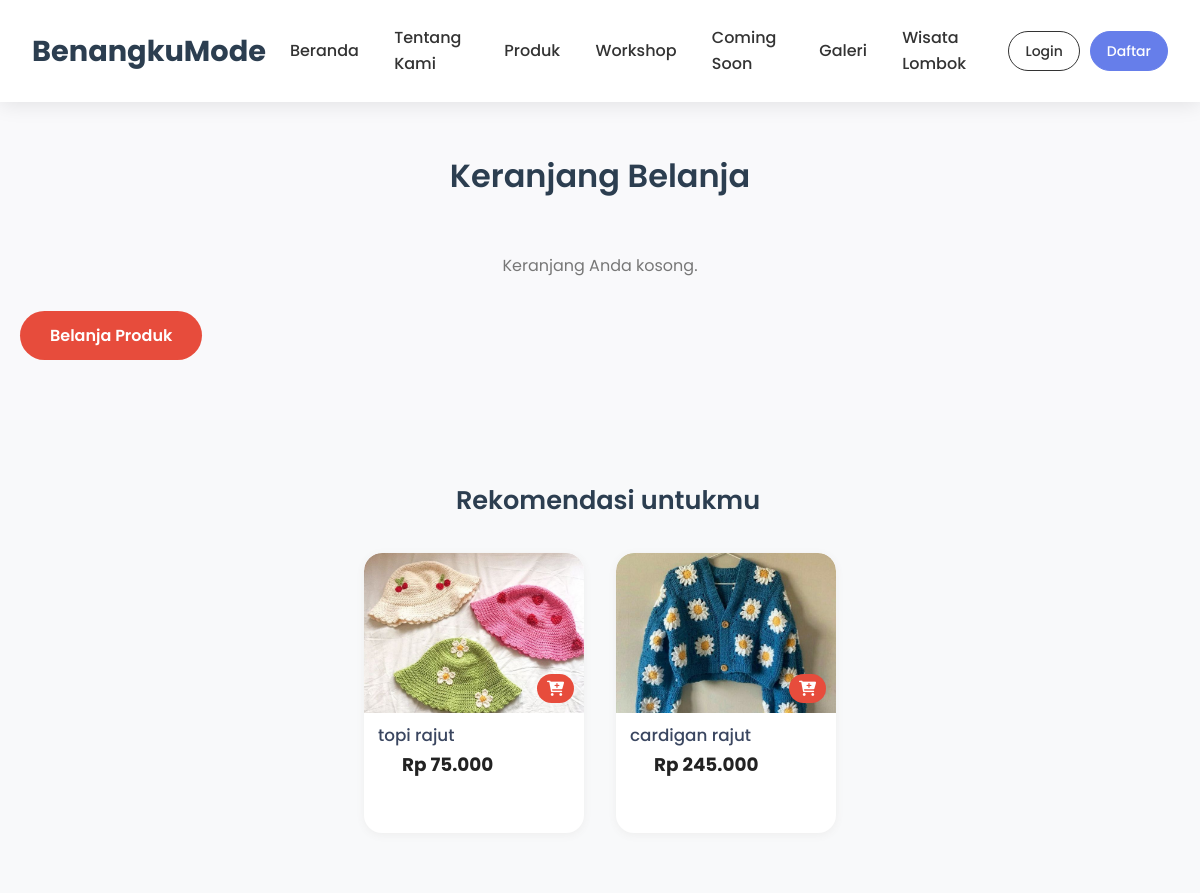
The app's page /cart.php with its own data.
### tables this page shows
CREATE TABLE `products` (
  `id` int(11) NOT NULL,
  `name` varchar(200) NOT NULL,
  `description` text DEFAULT NULL,
  `price` decimal(10,2) NOT NULL,
  `category_id` int(11) DEFAULT NULL,
  `image` varchar(255) DEFAULT NULL,
  `images` longtext DEFAULT NULL CHECK (json_valid(`images`)),
  `stock_quantity` int(11) DEFAULT 0,
  `is_active` tinyint(1) DEFAULT 1,
  `is_featured` tinyint(1) DEFAULT 0,
  `created_at` timestamp NOT NULL DEFAULT current_timestamp(),
  `updated_at` timestamp NOT NULL DEFAULT current_timestamp() ON UPDATE current_timestamp()
);

### config/database.php (called while the page is built, shortened)
<?php
function isLoggedIn() {
    return isset($_SESSION['user_id']);
}
?>

### cart.php (the view, shortened to what this page needs)
<?php
require_once 'config/database.php';
$cart = isset($_SESSION['cart']) ? $_SESSION['cart'] : [];
$recommended = [];
$cart_ids = array_keys($_SESSION['cart'] ?? []);
$cart_ids_str = implode(',', array_map('intval', $cart_ids));
$whereNotIn = $cart_ids ? "AND id NOT IN ($cart_ids_str)" : "";
$sql = "SELECT * FROM products WHERE is_active = 1 $whereNotIn ORDER BY RAND() LIMIT 4";
$query = mysqli_query($conn, $sql);
while ($row = mysqli_fetch_assoc($query)) {
    $recommended[] = $row;
}
?>
<!DOCTYPE html>
<html lang="id">
<head>
    <link rel="stylesheet" href="assets/css/style.css">
    <link rel="stylesheet" href="https://cdnjs.cloudflare.com/ajax/libs/font-awesome/6.0.0/css/all.min.css">
</head>
<body>
    <header class="header">
        <nav class="navbar">
            <div class="nav-container">
                <div class="nav-logo">
                    <h2>BenangkuMode</h2>
                </div>
                <ul class="nav-menu">
                    <li class="nav-item">
                        <a href="index.php" class="nav-link">Beranda</a>
                    </li>
                    <li class="nav-item">
                        <a href="about.php" class="nav-link">Tentang Kami</a>
                    </li>
                    <li class="nav-item">
                        <a href="products.php" class="nav-link">Produk</a>
                    </li>
                    <li class="nav-item">
                        <a href="workshop.php" class="nav-link">Workshop</a>
                    </li>
                    <li class="nav-item">
                        <a href="comingsoon.php" class="nav-link">Coming Soon</a>
                    </li>
                    <li class="nav-item">
                        <a href="gallery.php" class="nav-link">Galeri</a>
                    </li>
                    <li class="nav-item">
                        <a href="wisata.php" class="nav-link">Wisata Lombok</a>
                    </li>
                </ul>
                <div class="auth-section">
                    <?php if (isLoggedIn()): ?>
                        <div class="user-menu">
                            <div class="user-avatar">
                                <?php echo strtoupper(substr($_SESSION['user_name'], 0, 1)); ?>
                            </div>
                            <div class="dropdown-menu">
                                <?php if (isAdmin()): ?>
                                    <a href="admin/dashboard.php">
                                        <i class="fas fa-cog me-2"></i>Admin Panel
                                    </a>
                                <?php else: ?>
                                <a href="profile.php">
                                    <i class="fas fa-user me-2"></i>Profil
                                </a>
                                <div class="divider"></div>
                                <a href="orders.php">
                                    <i class="fas fa-shopping-bag me-2"></i>Pesanan
                                </a>
                                <?php endif; ?>
                                <div class="divider"></div>
                                <a href="logout.php">
                                    <i class="fas fa-sign-out-alt me-2"></i>Logout
                                </a>
                            </div>
                        </div>
                    <?php else: ?>
                        <div class="auth-buttons">
                            <a href="login.php" class="btn btn-login">Login</a>
                            <a href="register.php" class="btn btn-register">Daftar</a>
                        </div>
                    <?php endif; ?>
                </div>
        </header>
    <section class="cart-section">
        <div class="container">
            <h1 class="section-title">Keranjang Belanja</h1>
            <?php if (empty($cart)): ?>
                <p class="empty-cart">Keranjang Anda kosong.</p>
                <a href="products.php" class="btn btn-primary">Belanja Produk</a>
            <?php endif; ?>
        </div>
    </section>
    <?php if (!empty($recommended)): ?>
    <section class="recommended-section">
    <div class="container">
        <h2 class="section-title">Rekomendasi untukmu</h2>
        <div class="recommended-flex">
        <?php foreach ($recommended as $rec): ?>
        <div class="recommend-card" style="max-width:220px;min-width:180px;padding:0 0 18px 0;box-shadow:0 2px 8px #eee;border-radius:18px;display:flex;flex-direction:column;align-items:stretch;">
            <div style="position:relative;">
                <a href="detail_produk.php?id=<?= $rec['id'] ?>" style="display:block;">
                    <div class="product-image" style="height:160px;background:#f8f9fa;border-radius:18px 18px 0 0;overflow:hidden;display:flex;align-items:center;justify-content:center;">
                        <img src="assets/images/products/<?= htmlspecialchars($rec['image']) ?>" alt="<?= htmlspecialchars($rec['name']) ?>" style="width:100%;height:100%;object-fit:cover;">
                    </div>
                </a>
                <form method="post" style="position:absolute;bottom:10px;right:10px;z-index:2;">
                    <button type="submit" name="add_to_cart" class="btn btn-primary" style="padding:6px 10px;font-size:0.95rem;border-radius:16px;min-width:unset;">
                        <i class="fas fa-cart-plus"></i>
                    </button>
                </form>
            </div>
            <div style="padding:12px 14px 0 14px;text-align:left;">
                <span style="color:#3a4660;font-size:1.05rem;font-weight:500;line-height:1.3;margin-bottom:8px;display:block;">
                    <?= htmlspecialchars($rec['name']) ?>
                </span>
                <span class="price" style="font-weight:700; color:#222; font-size:1.15rem; display:block; line-height:1.1;">
                    Rp <?= number_format($rec['price'], 0, ',', '.') ?>
                </span>
            </div>
        </div>
        <?php endforeach; ?>
        </div>
    </div>
    </section>
    <?php endif; ?>
</body>
</html>

### assets/css/style.css (style rules this page uses)
* { margin: 0; padding: 0; box-sizing: border-box; }
body { font-family: 'Poppins', sans-serif; line-height: 1.6; color: #333; overflow-x: hidden; }
.container { max-width: 1200px; margin: 0 auto; padding: 0 20px; }
.header { position: fixed; top: 0; width: 100%; background: rgba(255, 255, 255, 0.95); backdrop-filter: blur(10px); z-index: 1000; box-shadow: 0 2px 20px rgba(0, 0, 0, 0.1); }
.navbar { padding: 1rem 0; }
.nav-container { max-width: 1200px; margin: 0 auto; padding: 0 32px; display: flex; align-items: center; justify-content: space-between; min-height: 70px; gap: 0; }
.nav-logo { flex: 0 0 auto; display: flex; align-items: center; }
.nav-logo h2 { color: #2c3e50; font-weight: 700; font-size: 1.8rem; }
.nav-menu { display: flex; align-items: center; list-style: none; gap: 2.2rem; flex: 1 1 auto; justify-content: center; margin: 0 24px; }
.btn-login, .btn-daftar { margin: 0; }
.nav-link { text-decoration: none; color: #333; font-weight: 500; transition: color 0.3s ease; position: relative; }
.nav-link::after { content: ''; position: absolute; width: 0; height: 2px; bottom: -5px; left: 0; background-color: #e74c3c; transition: width 0.3s ease; }
.btn { padding: 12px 30px; border: none; border-radius: 50px; text-decoration: none; font-weight: 600; transition: all 0.3s ease; display: inline-block; cursor: pointer; }
.btn-primary { background: #e74c3c; color: white; }
.product-image { height: 200px; display: flex; align-items: center; justify-content: center; overflow: hidden; position: relative; border-radius: 8px 8px 0 0; background: #f8f9fa; }
.product-image img { width: 100%; height: 100%; object-fit: contain; object-position: center; transition: transform 0.3s ease; border-radius: 8px 8px 0 0; max-width: 100%; max-height: 100%; display: block; }
.price { display: block; padding: 0 1.5rem; font-size: 1.3rem; font-weight: 600; color: #e74c3c; margin-bottom: 1rem; }
.section-title { text-align: center; font-size: 2.5rem; font-weight: 600; margin-bottom: 3rem; color: #2c3e50; }
.product-image { height: 200px; background: linear-gradient(135deg, #f093fb 0%, #f5576c 100%); display: flex; align-items: center; justify-content: center; overflow: hidden; position: relative; }
.price { display: block; padding: 0 1.5rem 1.5rem; font-size: 1.3rem; font-weight: 600; color: #e74c3c; }

### cart.php (style rules this page uses)
.auth-buttons { display: flex; gap: 10px; align-items: center; }
.auth-buttons .btn { padding: 8px 16px; border-radius: 20px; text-decoration: none; font-size: 14px; font-weight: 500; transition: all 0.3s ease; }
.auth-buttons .btn-login { background: transparent; color: #333; border: 1px solid #333; }
.auth-buttons .btn-register { background: #667eea; color: white; border: 1px solid #667eea; }
.cart-section { padding: 100px 0 60px; background: #f9f9fb; }
.cart-section .section-title { padding: 50px 0 20px; font-size: 2rem; font-weight: 600; text-align: center; margin-bottom: 2rem; color: #2c3e50; }
.cart-section .empty-cart { text-align: center; font-size: 1rem; color: #777; margin-bottom: 2rem; }
.recommended-section { background: #f8f9fa; padding: 60px 0; }
.recommended-section .section-title { font-size: 1.6rem; font-weight: 600; color: #2c3e50; margin-bottom: 2rem; padding-left: 1rem; }
.recommended-flex { display: flex; flex-wrap: wrap; gap: 2rem; justify-content: center; }
.recommend-card { background: #fff; border-radius: 28px; overflow: hidden; box-shadow: 0 6px 24px rgba(0, 0, 0, 0.06); width: 100%; max-width: 400px; display: flex; flex-direction: column; }

### records on screen
products: image (picture), name "topi rajut", price "75.000"
products: image (picture), name "cardigan rajut", price "245.000"
